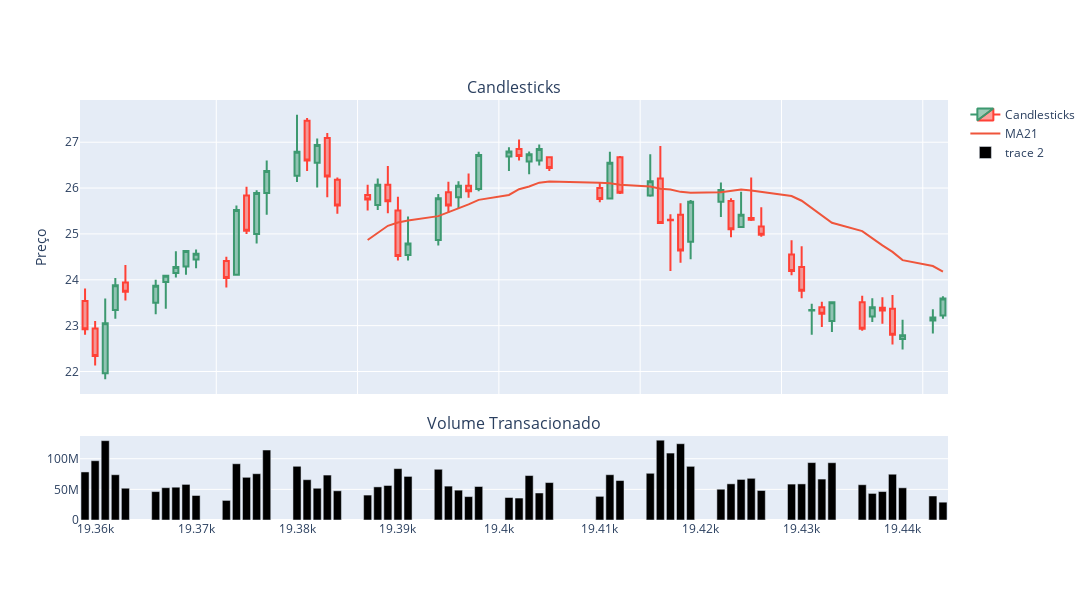

The notebook cell saved with this chart:
### Code cell
fig = make_subplots(
    rows=2,
    cols=1,
    shared_xaxes=True,
    vertical_spacing=0.1,
    subplot_titles=("Candlesticks", "Volume Transacionado"),
    row_width=[0.2, 0.7],
)

fig.add_trace(
    go.Candlestick(
        x=df.index,
        open=df["abertura"],
        high=df["max"],
        low=df["min"],
        close=df["fechamento"],
        name="Candlesticks"),
        row=1,
        col=1,)

fig.add_trace(
    go.Scatter(x=df.index, y=df["MA21"], mode="lines", name="MA21"), row=1, col=1
)

fig.add_trace(go.Bar(x=df["Data"], y=df["volume"], marker_color="black"), row=2, col=1)

fig.update_layout(
    yaxis_title="Preço", xaxis_rangeslider_visible=False, width=1100, height=600
)

fig.show()
